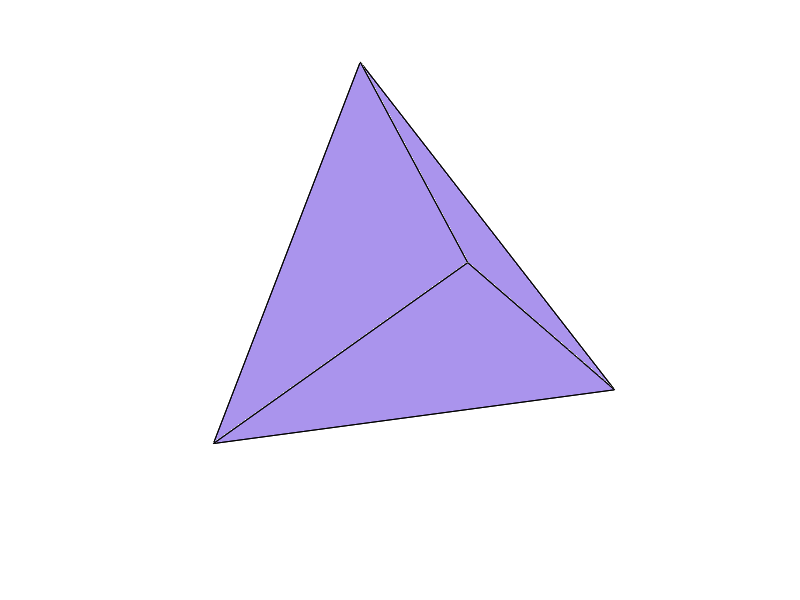
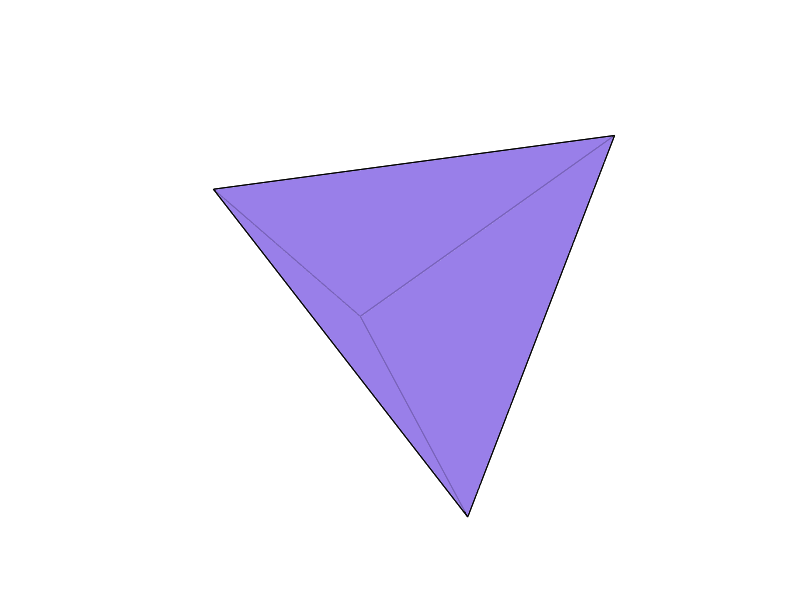
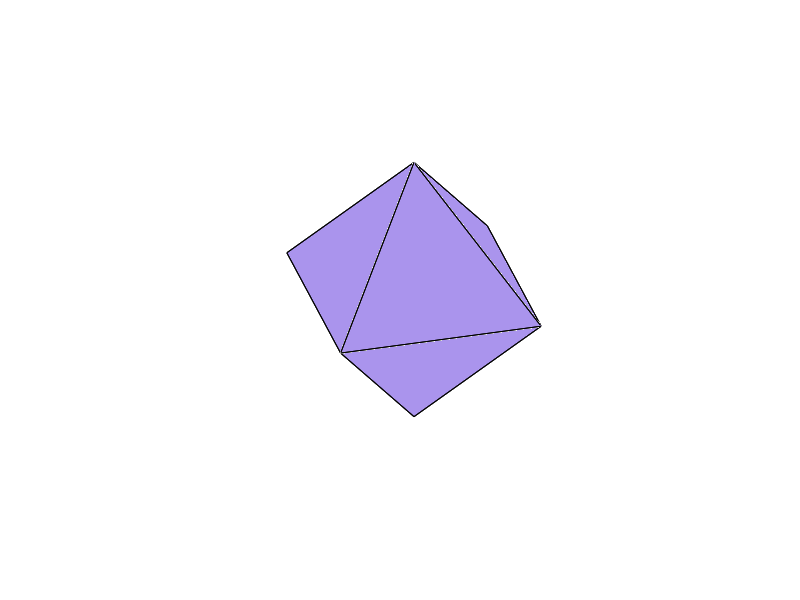
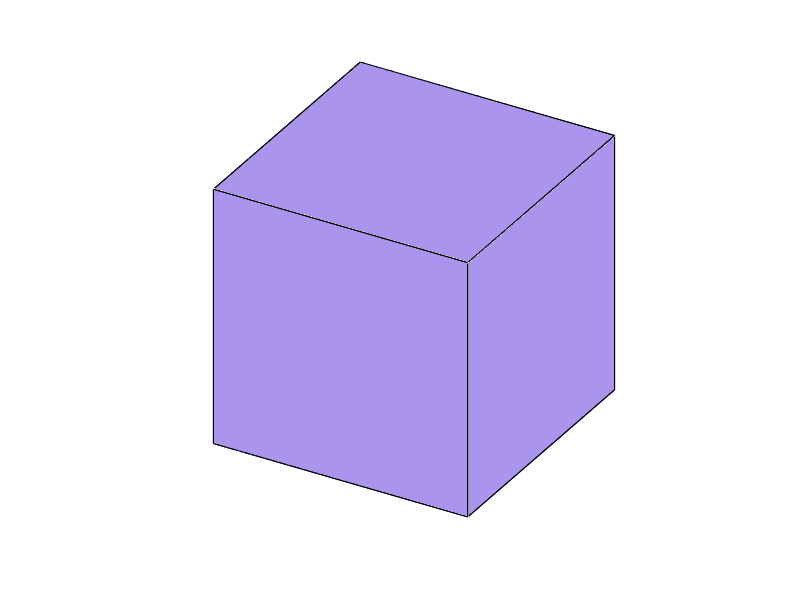

These figures' MATLAB source, in order:
% Author: Osama M. Raisuddin

% This script creates 3D figures of the five regular polyhedra
% and figures with the duality demonstradted by overlaying them on each
% other




clc
clear 
close all


% Use the high quality renderer to ensure SVG plots are created
set(0, 'defaultFigureRenderer', 'painters')
set(groot, 'defaultFigureRenderer', 'painters')





% Choose the
% color,
% transparency,
% and viewing angle
% for the figures
color = [149, 121, 232]/255;
alpha = 0.8;
view_angle = [120,30];




%% The figures of the five platonic solids

% The simplex

% Write down the coordinates
tetrahedron_1 = [1, 1, 1;1, -1, -1;-1, 1, -1 ;-1, -1,  1];

figure
hold on
axis off
axis equal

% Generate the sets of vertices that form the faces of the solid
tetrahedron_vertex_sets = [[1,2,3];[1,2,4];[1,3,4];[2,3,4]];

% Generate faces of the solids
for i = 1:length(tetrahedron_vertex_sets)
    fill3(...
        tetrahedron_1(tetrahedron_vertex_sets(i,:),1),...
        tetrahedron_1(tetrahedron_vertex_sets(i,:),2),...
        tetrahedron_1(tetrahedron_vertex_sets(i,:),3),...
        color,...
        'FaceAlpha',alpha)
end

% Set the viewing angle
view(view_angle)







% The dual of the first tetrahedron: another tetrahedron

% Write down the coordinates
tetrahedron_2 = [-1, -1, -1; -1, 1, 1; 1, -1, 1; 1,  1, -1];

figure
hold on
axis off
axis equal

% Generate faces of the solids
for i = 1:length(tetrahedron_vertex_sets)
    fill3(...
        tetrahedron_2(tetrahedron_vertex_sets(i,:),1),...
        tetrahedron_2(tetrahedron_vertex_sets(i,:),2),...
        tetrahedron_2(tetrahedron_vertex_sets(i,:),3),...
        color,...
        'FaceAlpha',alpha)
end

% Set the viewing angle
view(view_angle)





% The octahedron

% Write down the coordinates
octahedron = [1,0,0;-1,0,0; 0,1,0;0,-1,0; 0,0,1;0,0,-1];

% Generate the sets of vertices that form the faces of the solid
octahedron_vertex_sets = [1,3,5; 1,3,6; 1,4,5; 1,4,6; 2,3,5; 2,3,6; 2,4,5; 2,4,6;];

figure
hold on
axis off
axis equal

% Generate faces of the solids
for i = 1:length(octahedron_vertex_sets)
    fill3(...
        octahedron(octahedron_vertex_sets(i,:),1),...
        octahedron(octahedron_vertex_sets(i,:),2),...
        octahedron(octahedron_vertex_sets(i,:),3),...
        color,...
        'FaceAlpha',alpha)
end

% Set the viewing angle
view(view_angle)







% The cube

% Write down the coordinates
cube = [
     1, 1, 1;
     1, 1,-1;
     1,-1, 1;
     1,-1,-1;
    -1, 1, 1;
    -1, 1,-1;
    -1,-1, 1;
    -1,-1,-1;
     ];

% Generate the sets of vertices that form the faces of the solid
cube_vertex_sets = [
    1,2,4,3;
    1,5,7,3;
    1,2,6,5;
    8,7,5,6;
    8,4,3,7;
    8,4,2,6
    ];

figure
hold on
axis off
axis equal

% Generate faces of the solids
for i = 1:length(cube_vertex_sets)
    fill3(...
        cube(cube_vertex_sets(i,:),1),...
        cube(cube_vertex_sets(i,:),2),...
        cube(cube_vertex_sets(i,:),3),...
        color,...
        'FaceAlpha',alpha)
end

% Set the viewing angle
view(view_angle)








% The icosahedron

phi = (1+sqrt(5))/2;

% Write down the coordinates
icosahedron = [
    -phi, 1,   0;
     phi, 1,   0;
    -phi,-1,   0;
     phi,-1,   0;
       0, phi, 1;
       0,-phi, 1;
       0, phi,-1;
       0,-phi,-1;
      -1,   0, phi;
       1,   0, phi;
      -1,   0,-phi;
       1,   0,-phi
    ];

% Generate the connectivity matrix based on the distances between the
% vertices
icosahedron_connectivity_matrix = zeros(20,20);
for i = 1:12
    for j = i:12
        if sum((icosahedron(i,:)-icosahedron(j,:)).^2,2) == 4
            icosahedron_connectivity_matrix(i,j) = 1;
        end
    end
end

 % Generate the vertex sets using the connectivity matrix
icosahedron_vertex_sets = [];
for i = 1:12
    for j = i:12
        for k = j:12
            if icosahedron_connectivity_matrix(i,j) && icosahedron_connectivity_matrix(j,k) && icosahedron_connectivity_matrix(i,k)
                icosahedron_vertex_sets = [icosahedron_vertex_sets;[i,j,k]];
            end
        end
    end
end

figure
hold on
axis off
axis equal

% Generate faces of the solids
for i = 1:length(icosahedron_vertex_sets)
    fill3(...
        icosahedron(icosahedron_vertex_sets(i,:),1),...
        icosahedron(icosahedron_vertex_sets(i,:),2),...
        icosahedron(icosahedron_vertex_sets(i,:),3),...
        color,...
        'FaceAlpha',alpha)
end

% Set the viewing angle
view(view_angle)






% The dodecahedron

phi = (1+sqrt(5))/2;

% Write down the coordinates
dodecahedron = [
     1, 1, 1;
     1, 1,-1;
     1,-1, 1;
     1,-1,-1;
    -1, 1, 1;
    -1, 1,-1;
    -1,-1, 1;
    -1,-1,-1;
    0, 1/phi, phi;
    0, 1/phi,-phi;
    0,-1/phi, phi;
    0,-1/phi,-phi;
     1/phi, phi,0;
     1/phi,-phi,0;
    -1/phi, phi,0;
    -1/phi,-phi,0;
     phi,0, 1/phi;
     phi,0,-1/phi;
    -phi,0, 1/phi;
    -phi,0,-1/phi;
    ];

% Generate the connectivity matrix based on the distances between the
% vertices
dodecahedron_connectivity_matrix = zeros(20,20);
for i = 1:20
    for j = 1:20
        if (sum((dodecahedron(i,:)-dodecahedron(j,:)).^2,2) < 2) && (sum((dodecahedron(i,:)-dodecahedron(j,:)).^2,2) ~= 0)
            dodecahedron_connectivity_matrix(i,j) = 1;
        end
    end
end


 % Generate the vertex sets using the connectivity matrix
dodecahedron_vertex_sets = [];
for i = 1:20
    for j = 1:20
        for k = 1:20
            for l = 1:20
                for m = 1:20
                    if dodecahedron_connectivity_matrix(i,j) && dodecahedron_connectivity_matrix(j,k) && dodecahedron_connectivity_matrix(k,l) && dodecahedron_connectivity_matrix(l,m) && dodecahedron_connectivity_matrix(m,i)
                        if isempty(dodecahedron_vertex_sets)
                            dodecahedron_vertex_sets = [dodecahedron_vertex_sets;[i,j,k,l,m]];
                        end
                        if ~ismember(perms([i,j,k,l,m]),dodecahedron_vertex_sets,'rows')
                            dodecahedron_vertex_sets = [dodecahedron_vertex_sets;[i,j,k,l,m]];
                        end
                    end
                end
            end
        end
    end
end

figure
hold on
axis off
axis equal

% Generate faces of the solids
for i = 1:length(dodecahedron_vertex_sets)
    fill3(...
        dodecahedron(dodecahedron_vertex_sets(i,:),1),...
        dodecahedron(dodecahedron_vertex_sets(i,:),2),...
        dodecahedron(dodecahedron_vertex_sets(i,:),3),...
        color,...
        'FaceAlpha',alpha)
end

% Set the viewing angle
view(view_angle)














%% The figures of the duals

% The simplex and its dual (simplex)

figure
hold on
axis off
axis equal


% Generate the faces of the solid and its dual (different transparencies)
for i = 1:length(tetrahedron_vertex_sets)
    fill3(...
        tetrahedron_2(tetrahedron_vertex_sets(i,:),1),...
        tetrahedron_2(tetrahedron_vertex_sets(i,:),2),...
        tetrahedron_2(tetrahedron_vertex_sets(i,:),3),...
        color,...
        'FaceAlpha',0)
end
for i = 1:length(tetrahedron_vertex_sets)
    fill3(...
        tetrahedron_1(tetrahedron_vertex_sets(i,:),1),...
        tetrahedron_1(tetrahedron_vertex_sets(i,:),2),...
        tetrahedron_1(tetrahedron_vertex_sets(i,:),3),...
        color,...
        'FaceAlpha',alpha)
end

% Set the viewing angle
view(view_angle)








% The dodecahedron and dual

figure
hold on
axis off
axis equal

% Generate the faces of the solid and its dual (different transparencies)
for i = 1:length(octahedron_vertex_sets)
    fill3(...
        octahedron(octahedron_vertex_sets(i,:),1),...
        octahedron(octahedron_vertex_sets(i,:),2),...
        octahedron(octahedron_vertex_sets(i,:),3),...
        color,...
        'FaceAlpha',alpha)
end
for i = 1:length(cube_vertex_sets)
    fill3(...
        cube(cube_vertex_sets(i,:),1),...
        cube(cube_vertex_sets(i,:),2),...
        cube(cube_vertex_sets(i,:),3),...
        color,...
        'FaceAlpha',0)
end

% Set the viewing angle
view(view_angle)







% The icosahedron and its dual (dodecahedron)

figure
hold on
axis off
axis equal

% Generate the faces of the solid and its dual (different transparencies)
for i = 1:length(icosahedron_vertex_sets)
    fill3(...
        icosahedron(icosahedron_vertex_sets(i,:),1),...
        icosahedron(icosahedron_vertex_sets(i,:),2),...
        icosahedron(icosahedron_vertex_sets(i,:),3),...
        color,...
        'FaceAlpha',0)
end
for i = 1:length(dodecahedron_vertex_sets)
    fill3(...
        dodecahedron(dodecahedron_vertex_sets(i,:),1),...
        dodecahedron(dodecahedron_vertex_sets(i,:),2),...
        dodecahedron(dodecahedron_vertex_sets(i,:),3),...
        color,...
        'FaceAlpha',alpha)
end

% Set the viewing angle
view(view_angle)

